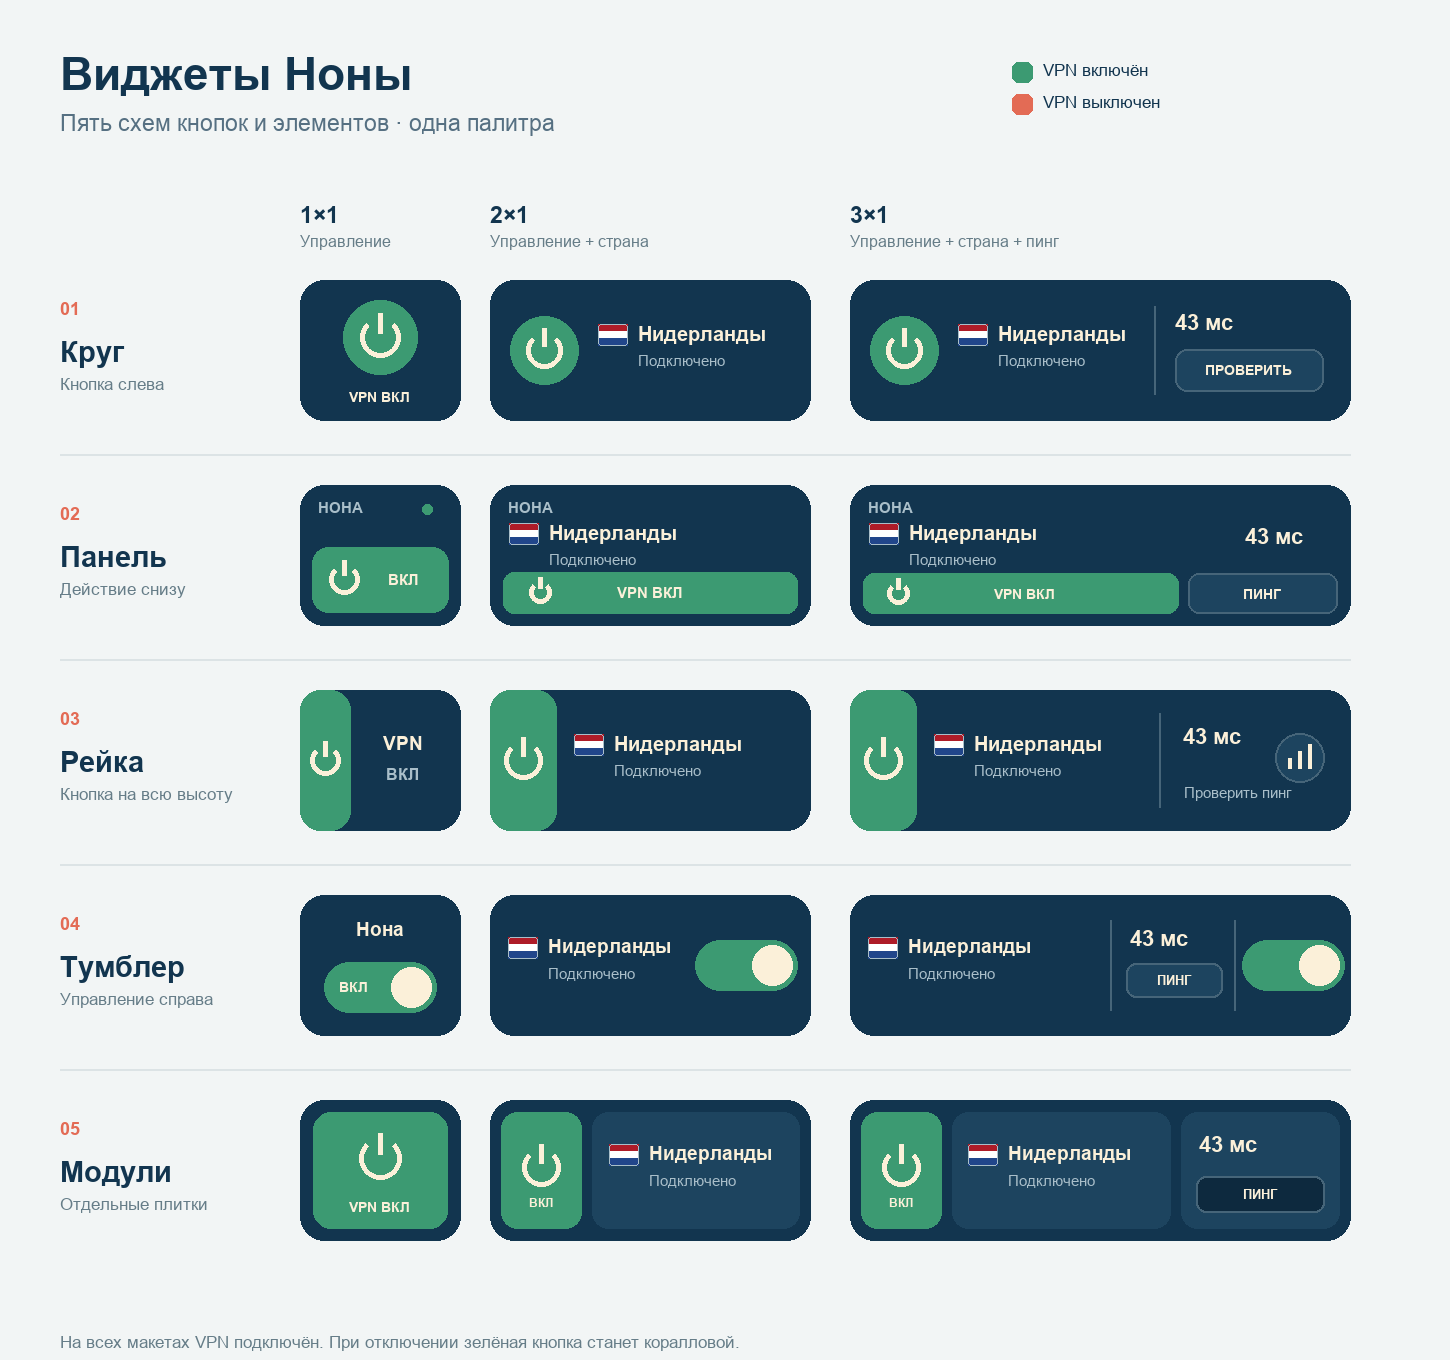

The Python source for this figure:
from pathlib import Path
from PIL import Image, ImageDraw, ImageFont

OUT = Path(__file__).with_suffix('.png')
W, H = 1450, 1360
im = Image.new('RGB', (W, H), '#F2F5F5')
d = ImageDraw.Draw(im)
REG = '/System/Library/Fonts/Supplemental/Arial.ttf'
BOLD = '/System/Library/Fonts/Supplemental/Arial Bold.ttf'
NAVY = '#12354F'
DEEP = '#0D293E'
RAISED = '#1D445F'
CREAM = '#FBF0D9'
MUTED = '#A9BEC9'
LINE = '#466579'
GREEN = '#3C9A72'
CORAL = '#E36B55'


def txt(x, y, value, size=20, color=CREAM, bold=False, anchor=None):
    d.text((x, y), value, font=ImageFont.truetype(BOLD if bold else REG, size), fill=color, anchor=anchor)


def rect(x, y, w, h, fill, radius=18, outline=None, line=2):
    d.rounded_rectangle((x, y, x+w, y+h), radius=radius, fill=fill, outline=outline, width=line)


def power(cx, cy, r=20, color=CREAM):
    d.arc((cx-r, cy-r, cx+r, cy+r), 315, 585, fill=color, width=5)
    d.line((cx, cy-r-4, cx, cy-4), fill=color, width=5)


def flag(x, y):
    for k, color in enumerate(('#AE1C28', '#FFFFFF', '#21468B')):
        d.rectangle((x, y+k*7, x+29, y+(k+1)*7), fill=color)
    d.rounded_rectangle((x, y, x+29, y+21), radius=3, outline=MUTED, width=1)


def country(x, y, small=False):
    flag(x, y+1)
    txt(x+40, y-1, 'Нидерланды', 19 if small else 20, CREAM, True)
    txt(x+40, y+29, 'Подключено', 15, MUTED)


def ping_value(x, y):
    txt(x, y, '43 мс', 22, CREAM, True)


def card(x, y, w, h=140):
    rect(x, y, w, h, NAVY, 24)


def circle_layout(x, y, w):
    card(x, y, w)
    if w == 160:
        d.ellipse((x+43, y+20, x+117, y+94), fill=GREEN)
        power(x+80, y+57)
        txt(x+80, y+117, 'VPN ВКЛ', 14, CREAM, True, 'mm')
    else:
        d.ellipse((x+20, y+36, x+88, y+104), fill=GREEN)
        power(x+54, y+70, 18)
        country(x+108, y+43)
        if w == 500:
            d.line((x+304, y+26, x+304, y+114), fill=LINE, width=2)
            ping_value(x+325, y+30)
            rect(x+325, y+69, 148, 42, RAISED, 12, LINE)
            txt(x+399, y+90, 'ПРОВЕРИТЬ', 14, CREAM, True, 'mm')


def bottom_layout(x, y, w):
    card(x, y, w)
    txt(x+18, y+14, 'НОНА', 15, MUTED, True)
    if w == 160:
        d.ellipse((x+122, y+19, x+132, y+29), fill=GREEN)
        rect(x+12, y+62, 136, 65, GREEN, 16)
        power(x+44, y+94, 15)
        txt(x+104, y+95, 'ВКЛ', 15, CREAM, True, 'mm')
    else:
        country(x+19, y+37)
        if w == 500:
            ping_value(x+395, y+39)
            rect(x+13, y+88, 315, 40, GREEN, 11)
            power(x+48, y+108, 11)
            txt(x+175, y+109, 'VPN ВКЛ', 14, CREAM, True, 'mm')
            rect(x+338, y+88, 149, 40, RAISED, 11, LINE)
            txt(x+412, y+109, 'ПИНГ', 14, CREAM, True, 'mm')
        else:
            rect(x+13, y+87, 294, 41, GREEN, 11)
            power(x+50, y+107, 11)
            txt(x+160, y+108, 'VPN ВКЛ', 15, CREAM, True, 'mm')


def rail_layout(x, y, w):
    card(x, y, w)
    rect(x, y, 66 if w>160 else 50, 140, GREEN, 20)
    power(x+(33 if w>160 else 25), y+70, 19 if w>160 else 15)
    if w == 160:
        txt(x+103, y+53, 'VPN', 19, CREAM, True, 'mm')
        txt(x+103, y+84, 'ВКЛ', 16, MUTED, True, 'mm')
    else:
        country(x+84, y+43)
        if w == 500:
            d.line((x+309, y+23, x+309, y+117), fill=LINE, width=2)
            ping_value(x+333, y+34)
            d.ellipse((x+425, y+43, x+474, y+92), fill=RAISED, outline=LINE, width=2)
            for bar_x, top in ((439, 68), (449, 61), (459, 54)):
                d.line((x+bar_x, y+top, x+bar_x, y+78), fill=CREAM, width=4)
            txt(x+334, y+94, 'Проверить пинг', 15, MUTED)


def toggle(x, y, w, large=False):
    tw = 112 if large else 102
    rect(x, y, tw, 50, GREEN, 25)
    d.ellipse((x+tw-45, y+5, x+tw-5, y+45), fill=CREAM)
    if large:
        txt(x+15, y+25, 'ВКЛ', 14, CREAM, True, 'lm')


def switch_layout(x, y, w):
    card(x, y, w)
    if w == 160:
        txt(x+80, y+34, 'Нона', 19, CREAM, True, 'mm')
        toggle(x+24, y+67, 160, True)
    elif w == 320:
        country(x+18, y+41, True)
        toggle(x+205, y+45, 320, False)
    else:
        country(x+18, y+41, True)
        d.line((x+260, y+25, x+260, y+115), fill=LINE, width=2)
        ping_value(x+280, y+31)
        rect(x+276, y+68, 96, 34, RAISED, 10, LINE)
        txt(x+324, y+85, 'ПИНГ', 13, CREAM, True, 'mm')
        d.line((x+384, y+25, x+384, y+115), fill=LINE, width=2)
        toggle(x+392, y+45, 500, False)


def tile_layout(x, y, w):
    card(x, y, w)
    if w == 160:
        rect(x+13, y+12, 134, 116, GREEN, 18)
        power(x+80, y+58, 21)
        txt(x+80, y+107, 'VPN ВКЛ', 14, CREAM, True, 'mm')
    else:
        rect(x+11, y+12, 80, 116, GREEN, 16)
        power(x+51, y+67, 19)
        txt(x+51, y+103, 'ВКЛ', 12, CREAM, True, 'mm')
        if w == 320:
            rect(x+102, y+12, 207, 116, RAISED, 16)
            country(x+119, y+43, True)
        else:
            rect(x+102, y+12, 218, 116, RAISED, 16)
            country(x+118, y+43, True)
            rect(x+331, y+12, 158, 116, RAISED, 16)
            ping_value(x+349, y+32)
            rect(x+346, y+76, 128, 36, DEEP, 10, LINE)
            txt(x+410, y+94, 'ПИНГ', 13, CREAM, True, 'mm')


# Board
TXT = NAVY
txt(60, 48, 'Виджеты Ноны', 46, TXT, True)
txt(60, 110, 'Пять схем кнопок и элементов · одна палитра', 23, '#567082')
rect(1012, 62, 20, 20, GREEN, 6); txt(1043, 60, 'VPN включён', 17, TXT)
rect(1012, 94, 20, 20, CORAL, 6); txt(1043, 92, 'VPN выключен', 17, TXT)
for x, label, desc in ((300, '1×1', 'Управление'), (490, '2×1', 'Управление + страна'), (850, '3×1', 'Управление + страна + пинг')):
    txt(x, 202, label, 23, TXT, True)
    txt(x, 232, desc, 16, '#667D88')
styles=[
    ('01', 'Круг', 'Кнопка слева', circle_layout),
    ('02', 'Панель', 'Действие снизу', bottom_layout),
    ('03', 'Рейка', 'Кнопка на всю высоту', rail_layout),
    ('04', 'Тумблер', 'Управление справа', switch_layout),
    ('05', 'Модули', 'Отдельные плитки', tile_layout),
]
for i, (number, name, desc, render) in enumerate(styles):
    y=280+i*205
    txt(60, y+18, number, 18, CORAL, True)
    txt(60, y+55, name, 29, TXT, True)
    txt(60, y+94, desc, 17, '#667D88')
    for x, w in ((300, 160), (490, 320), (850, 500)):
        render(x, y, w)
    if i<4:
        d.line((60, y+174, 1350, y+174), fill='#DCE3E5', width=2)
txt(60, 1332, 'На всех макетах VPN подключён. При отключении зелёная кнопка станет коралловой.', 17, '#667D88')
OUT.parent.mkdir(parents=True, exist_ok=True)
im.save(OUT, optimize=True)
print(OUT)
